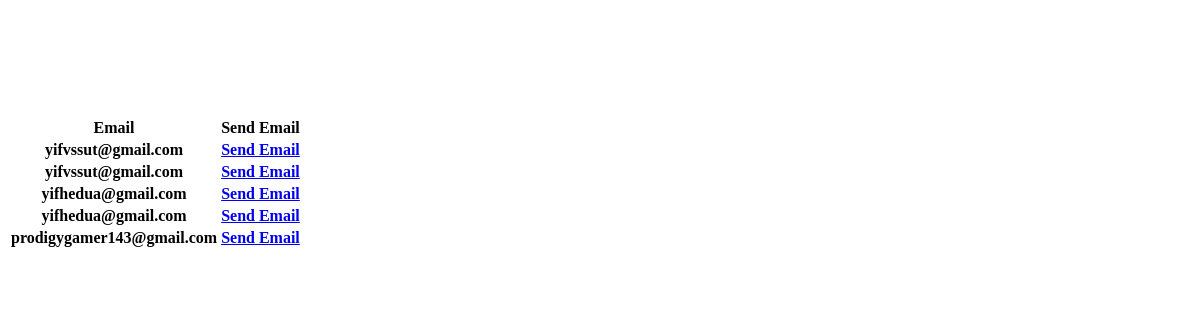
The app's page /email_test/, older data.
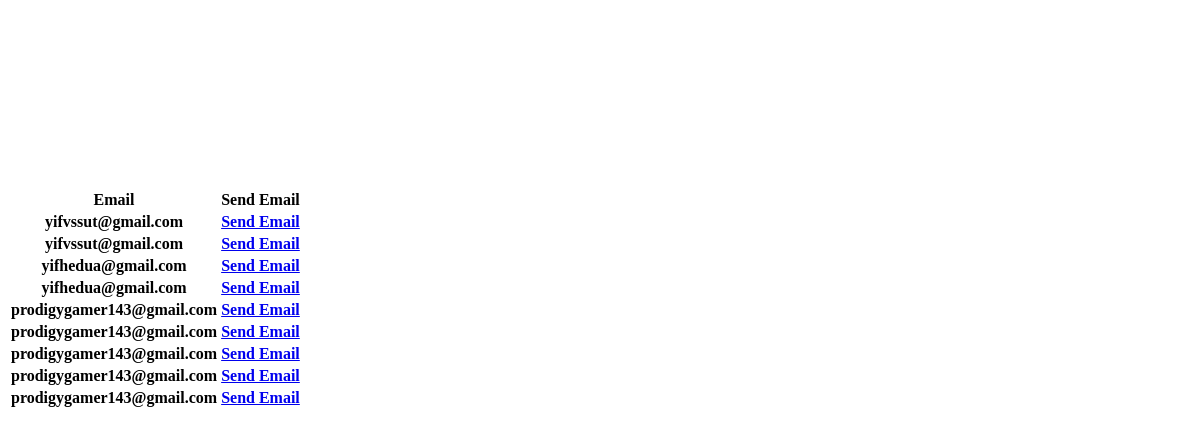
The same page, newer data.
### firstapp/models.py (models this page shows, shortened)
class events(models.Model):
    name = models.CharField(max_length= 100)
    states = (('West Bengal' , 'West bengal'),
              ('Delhi','Delhi'),
              ('Maharashtra','Maharashtra'),
              ('Odisha','Odisha'),
              ('Tamil Nadu','Tamil Nadu'))
    cluster_choices = (('1','1'), ('2','2'))
    select_state = models.CharField(max_length=50, choices = states, default = 1)
    cluster = models.CharField(max_length= 1, choices=cluster_choices, default = 2)
    summary = models.TextField(max_length= 500)
    picture = models.ImageField(upload_to = "event_posters")
    rules = models.TextField(max_length=1500, default="")
    payment_script = models.TextField(max_length=1000, default="")
    cost = models.IntegerField(default=0)
    cost2 = models.IntegerField(default = 0,blank = True)
    total_revenue = models.IntegerField(default = 0)
    participants = models.IntegerField(default = 0)
    start_day = models.DateField(default = datetime.today())
    email = models.EmailField(default = 'prodigygamer143@gmail.com',max_length=50)
    password = models.CharField(default = '8017586761', max_length=100)
    group_event = models.BooleanField(default = False)
    class Meta:
        verbose_name_plural = "Events"

### firstapp/views.py (the view)
# urls.py: path('email_test/', views.email_test, name = 'email_test'),
def email_test(request):
    all_events = events.objects.all()
    return render(request, 'email_test.html', {'all_events' : all_events})

### templates/email_test.html (shortened to what this page needs)
<!DOCTYPE html>
<html lang="en">
<head>
</head>
<body>
<table style= "text-align: center;">
    <tr>
        <th>Email</th>
        <th>Send Email</th>
    </tr>
    <br>
    {% for event in all_events %}
    <tr>
        <th>{{ event.email  }}</th>
        <th><a href = "{{event.name}}">Send Email</a></th>
    </tr>
    <br>
    {% endfor %}
</table>
</body>
</html>

Row changes from the older to the newer data that the page shows:
added events: email "prodigygamer143@gmail.com"
added events: email "prodigygamer143@gmail.com"
added events: email "prodigygamer143@gmail.com"
added events: email "prodigygamer143@gmail.com"
